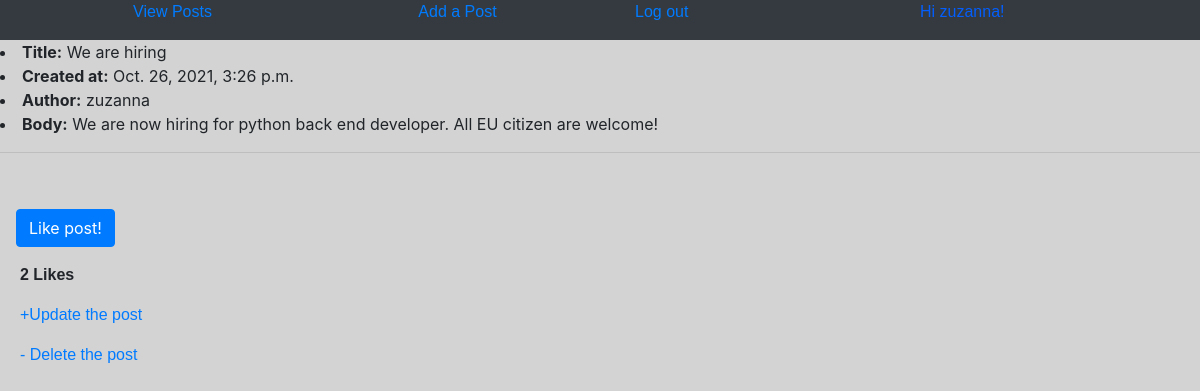
Screenshot of /post/8/ (signed in) with the database file from the repository.
### posts/models.py (models this page shows, shortened)
class Post(models.Model):
    title = models.CharField(max_length = 100)
    body = models.TextField()
    created_at = models.DateTimeField(auto_now_add=True)
    author = models.ForeignKey(User,on_delete = models.CASCADE)
    likes = models.ManyToManyField(User, related_name="post_like", blank=True)
    def number_of_likes(self):
        return self.likes.count()
    class Meta:
        ordering = ('-created_at',)

### posts/views.py (the view)
# urls.py: path('post/<int:pk>/', PostDetailView.as_view(), name='post_detail'),
class PostDetailView(DetailView):
    model = Post
    template_name = 'posts/post_detail.html'
    def get_context_data(self, **kwargs):
        context = super().get_context_data(**kwargs)
        likes_connected = get_object_or_404(Post, id=self.kwargs['pk'])
        context['number_of_likes'] = likes_connected.number_of_likes()
        return context

### posts/templates/posts/post_detail.html (shortened to what this page needs)
{% extends 'base.html' %}
{% block content %}
<div class="containter">
    <li> <strong>Title:</strong> {{ post.title}}</li>
    <li><strong>Created at:</strong> {{ post.created_at }}</li>
    <li><strong>Author:</strong> {{ post.author }}</li>
    <li> <strong>Body:</strong> {{ post.body }}</li>
</div>
<hr>
<br>
<p>
<form action="{% url 'post_like' pk=post.id %}" method="post">
    <button type="submit" name="post-id" value="{{post.id}}" class="btn btn-primary ml-3"> Like post!
    </button>
</form>
</p>
<p><strong>{{ number_of_likes }} Likes </strong></p>
<p><a href="{% url 'post_edit' post.pk %}">+Update  the post </a></p>
<p><a href="{% url 'post_delete' post.pk %}">- Delete the post</a></p>
{% endblock content %}

### templates/base.html (shortened to what this page needs)
<html>
    <head>
        <link rel="stylesheet" href="https://cdn.jsdelivr.net/npm/bootstrap@4.5.3/dist/css/bootstrap.min.css">
    </head>
    <body style="background-color:lightgrey">
        <div class="bg-dark">
            <header>
            <div class="container">
                <div class="row">
                    <div class="col">
                        <a href="{% url 'home' %}">View Posts</a>
                    </div>
                    {% if user.is_authenticated %}
                    <div class="col">
                        <a href="{% url 'post_new' %}">Add a Post </a>
                    </div>
                    <div class="col">
                        <p><a href="{% url 'logout' %}">Log out</a></p>
                    </div>
                    <div class="col">
                        <p style="color: #035efc;">Hi {{ user.username }}!</p>
                    </div>
                    {% endif %}
                </div>
                </header>
            </div>
{% block content %}
{% endblock content %}
    </body>
</html>

### templates/base.html (style rules this page uses)
.container { text-align: center; margin:0 auto; font-family: Arial, Helvetica, sans-serif; }
p { text-align: left; font-family: Arial, Helvetica, sans-serif; margin-left: 20px; }

### rows the page displays
Post: title "We are hiring", created_at "Oct. 26, 2021, 3:26 p.m.", author "zuzanna", body "We are now hiring for python back end developer. All EU citizen are welcome!"

### other values shown
{{ user.username }} "zuzanna"
{{ number_of_likes }} "2"
